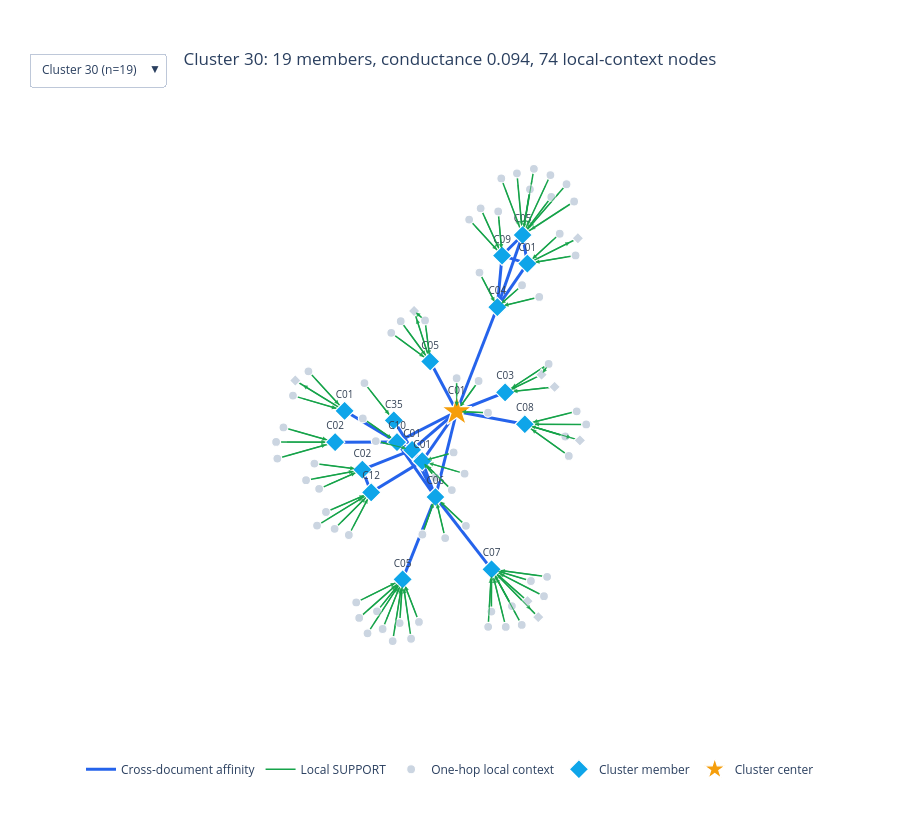

Write notebook code for a chart like this one.
### Code cell
cluster_graph_figure = go.Figure()
cluster_trace_ranges = {}
cluster_annotations = {}
cluster_titles = {}

for cluster_id in visualized_cluster_ids:
    traces, annotations, title = build_cluster_local_graph_view(cluster_id)
    trace_start = len(cluster_graph_figure.data)
    for trace in traces:
        trace.visible = False
        cluster_graph_figure.add_trace(trace)
    cluster_trace_ranges[cluster_id] = range(
        trace_start,
        len(cluster_graph_figure.data),
    )
    cluster_annotations[cluster_id] = annotations
    cluster_titles[cluster_id] = title

initial_cluster_id = next(
    (
        cluster_id
        for cluster_id in visualized_cluster_ids
        if len(cluster_annotations[cluster_id]) <= 80
    ),
    visualized_cluster_ids[0],
)
for trace_index in cluster_trace_ranges[initial_cluster_id]:
    cluster_graph_figure.data[trace_index].visible = True

cluster_size_lookup = (
    cluster_plot_data.set_index("cluster_id")["size"].astype(int).to_dict()
)
cluster_selector_buttons = []
for cluster_id in visualized_cluster_ids:
    visible_traces = [False] * len(cluster_graph_figure.data)
    for trace_index in cluster_trace_ranges[cluster_id]:
        visible_traces[trace_index] = True
    cluster_selector_buttons.append(
        {
            "label": (
                f"Cluster {cluster_id} "
                f"(n={cluster_size_lookup[cluster_id]})"
            ),
            "method": "update",
            "args": [
                {"visible": visible_traces},
                {
                    "title": {"text": cluster_titles[cluster_id]},
                    "annotations": cluster_annotations[cluster_id],
                },
            ],
        }
    )

cluster_graph_figure.update_layout(
    title={
        "text": cluster_titles[initial_cluster_id],
        "x": 0.5,
        "xanchor": "center",
    },
    template="plotly_white",
    height=820,
    hovermode="closest",
    dragmode="pan",
    annotations=cluster_annotations[initial_cluster_id],
    updatemenus=[
        {
            "buttons": cluster_selector_buttons,
            "active": visualized_cluster_ids.index(initial_cluster_id),
            "direction": "down",
            "showactive": True,
            "x": 0.01,
            "xanchor": "left",
            "y": 1.13,
            "yanchor": "top",
        }
    ],
    legend={
        "orientation": "h",
        "x": 0.5,
        "xanchor": "center",
        "y": -0.05,
        "yanchor": "top",
    },
    margin={"l": 20, "r": 20, "t": 130, "b": 95},
    xaxis={
        "visible": False,
        "range": [-1.15, 1.15],
        "fixedrange": False,
    },
    yaxis={
        "visible": False,
        "range": [-1.15, 1.15],
        "scaleanchor": "x",
        "scaleratio": 1,
        "fixedrange": False,
    },
    plot_bgcolor="white",
)
cluster_graph_figure.show()
